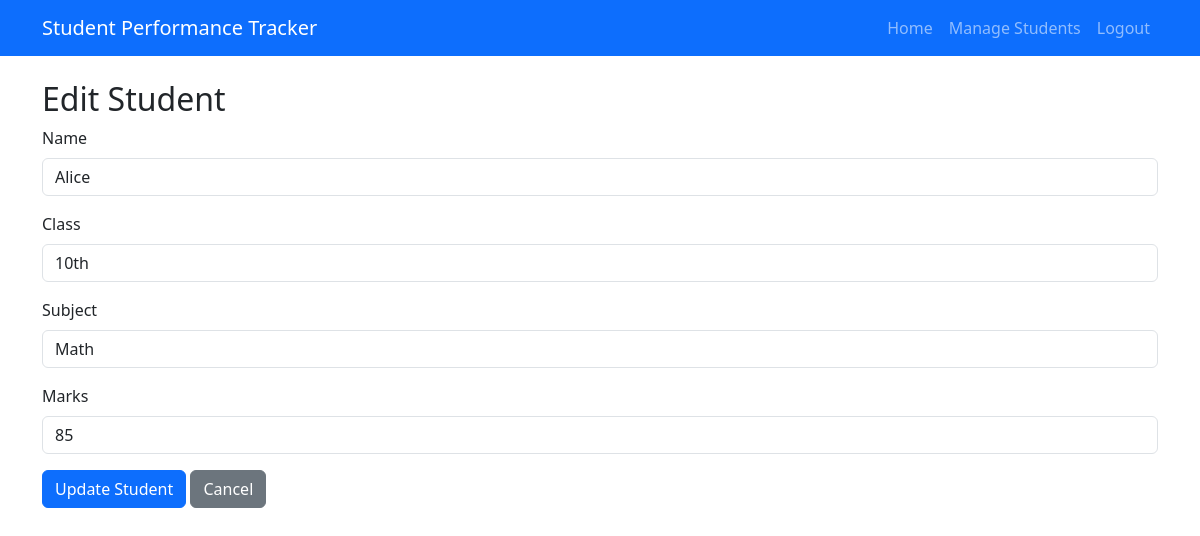
Screenshot of /edit/1 (signed in) with the database file from the repository.
### tables this page shows
CREATE TABLE students (
                id INTEGER PRIMARY KEY AUTOINCREMENT,
                name TEXT NOT NULL,
                class TEXT NOT NULL,
                subject TEXT NOT NULL,
                marks INTEGER NOT NULL
            );

### app.py (the view, shortened to what this page needs)
@app.route('/edit/<int:id>', methods=['GET', 'POST'])
def edit(id):
    if 'logged_in' not in session:
        return redirect(url_for('login'))
    with get_db() as conn:
        student = conn.execute('SELECT * FROM students WHERE id = ?', (id,)).fetchone()
    return render_template('edit.html', student=student)

### app.py (called while the page is built)
def get_db():
    conn = sqlite3.connect(DATABASE)
    conn.row_factory = sqlite3.Row
    return conn

### templates/edit.html (shortened to what this page needs)
{% extends "base.html" %}
{% block content %}
<h2>Edit Student</h2>
<form method="POST">
    <div class="mb-3">
        <label for="name" class="form-label">Name</label>
        <input type="text" class="form-control" id="name" name="name" value="{{ student.name }}" required>
    </div>
    <div class="mb-3">
        <label for="class" class="form-label">Class</label>
        <select class="form-control" id="class" name="class" required>
            <option value="10th" {% if student.class == '10th' %}selected{% endif %}>10th</option>
        </select>
    </div>
    <div class="mb-3">
        <label for="subject" class="form-label">Subject</label>
        <select class="form-control" id="subject" name="subject" required>
            <option value="Math" {% if student.subject == 'Math' %}selected{% endif %}>Math</option>
        </select>
    </div>
    <div class="mb-3">
        <label for="marks" class="form-label">Marks</label>
        <input type="number" class="form-control" id="marks" name="marks" min="0" max="100" value="{{ student.marks }}" required>
    </div>
    <button type="submit" class="btn btn-primary">Update Student</button>
    <a href="{{ url_for('manage') }}" class="btn btn-secondary">Cancel</a>
</form>
{% endblock %}

### rows the page displays
students: name "Alice", class "10th", subject "Math", marks "85"
